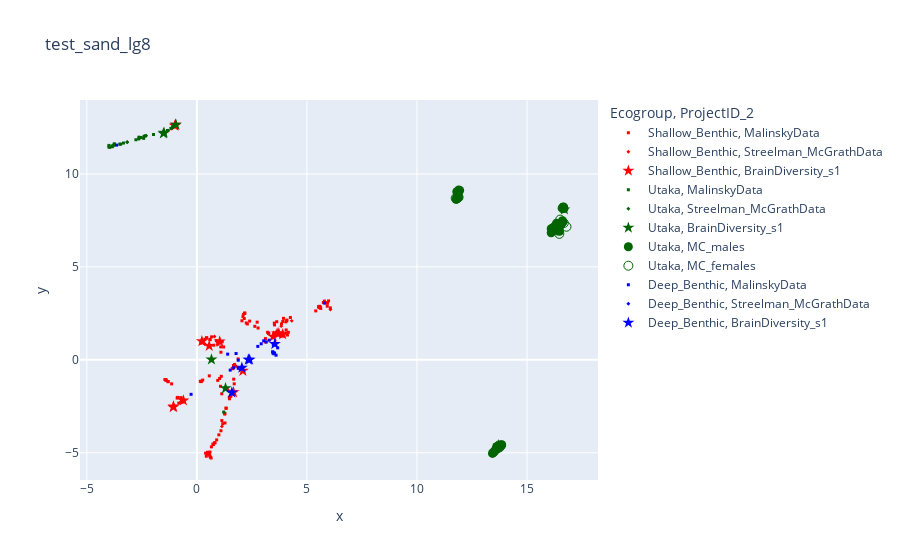

Notebook cell for this chart:
### Code cell
# code to generate and merge the sampledatabase_df and the eigen_df
s_df = pd.read_csv('SampleDatabase.csv')
s_df = s_df[s_df['Platform'].isin(['ILLUMINA'])].drop_duplicates(subset='SampleID')
eigen_df = pd.read_csv('NC_036787.1_new_projection.sscore', sep='\t')
eigen_df = eigen_df.rename(columns = {'#IID':'SampleID'})
df_merged = pd.merge(eigen_df, s_df, on=['SampleID'])
eigen_df
ten_pcs = eigen_df.drop(['SampleID', 'ALLELE_CT', 'NAMED_ALLELE_DOSAGE_SUM'], axis=1)
ten_pcs_np_array = ten_pcs.to_numpy()

# code to use the 10PCs to generate 2 columns of transformed data
fit = umap.UMAP()
umap_transformed_data = fit.fit_transform(ten_pcs_np_array)

# Plotly Code
color_map = {'Mbuna': 'purple', 'AC': 'limegreen', 'Shallow_Benthic': 'red', 'Deep_Benthic': 'blue', 'Rhamphochromis': 'brown', 'Diplotaxodon': 'orange', 'Utaka': 'darkgreen', 'Riverine': 'pink'}
shape_map = {'MalinskyData': 'square', 'Streelman_McGrathData': 'diamond', 'BrainDiversity_s1': 'star', 'MC_males': 'circle', 'MC_females': 'circle-open'}
fig = px.scatter(df_merged, x=umap_transformed_data[:,0], y=umap_transformed_data[:,1], color='Ecogroup', symbol='ProjectID_2', color_discrete_map=color_map, symbol_map=shape_map, title='test_sand_lg8', hover_data=['SampleID', 'Ecogroup', 'Organism', 'ProjectID_2'])
larger_size = 9
smaller_size = 3
fig.update_traces(marker=dict(size=smaller_size), selector=dict(marker_symbol='square'))
fig.update_traces(marker=dict(size=smaller_size), selector=dict(marker_symbol='diamond'))
fig.update_traces(marker=dict(size=larger_size), selector=dict(marker_symbol='circle'))
fig.update_traces(marker=dict(size=larger_size), selector=dict(marker_symbol='circle-open'))
fig.update_traces(marker=dict(size=larger_size), selector=dict(marker_symbol='star'))

fig.write_html('test_umap_plotlyPCA.html')

# fig.show()

### Figure 1 — Plotly figure (JSON) as saved in the notebook; plotly's stock layout.template omitted (floating-point values rounded to 4 significant figures; data arrays with more than 128 entries replaced by an {"elided": "..."} marker saying what was removed)
{"data": [{"customdata": {"elided": "131x4 str values"}, "hovertemplate": "Ecogroup=%{customdata[1]}<br>ProjectID_2=%{customdata[3]}<br>x=%{x}<br>y=%{y}<br>SampleID=%{customdata[0]}<br>Organism=%{customdata[2]}<extra></extra>", "legendgroup": "Shallow_Benthic, MalinskyData", "marker": {"color": "red", "size": 3, "symbol": "square"}, "mode": "markers", "name": "Shallow_Benthic, MalinskyData", "orientation": "v", "showlegend": true, "type": "scatter", "x": {"elided": "131 float values"}, "xaxis": "x", "y": {"elided": "131 float values"}, "yaxis": "y"}, {"customdata": [["SAMN06685763", "Shallow_Benthic", "Mylochromis sphaerodon", "Streelman_McGrathData"], ["SAMN06701600", "Shallow_Benthic", "Mylochromis anaphyrmus", "Streelman_McGrathData"], ["SAMN06685754", "Shallow_Benthic", "Nyassachromis sp. 'otter'", "Streelman_McGrathData"], ["SAMN06685752", "Shallow_Benthic", "Tramitichromis sp. 'chembe'", "Streelman_McGrathData"], ["SAMN06685766", "Shallow_Benthic", "Mylochromis lateristriga", "Streelman_McGrathData"], ["SAMN06685765", "Shallow_Benthic", "Dimidiochromis kiwinge", "Streelman_McGrathData"], ["SAMN06685764", "Shallow_Benthic", "Nimbochromis polystigma", "Streelman_McGrathData"], ["SAMN06685762", "Shallow_Benthic", "Dimidiochromis compressiceps", "Streelman_McGrathData"], ["SAMN06685761", "Shallow_Benthic", "Aulonocara baenschi", "Streelman_McGrathData"], ["SAMN06685760", "Shallow_Benthic", "Fossorochromis rostratus", "Streelman_McGrathData"], ["SAMN06685758", "Shallow_Benthic", "Tramitichromis intermedius", "Streelman_McGrathData"], ["SAMN06685756", "Shallow_Benthic", "Trematocranus placodon", "Streelman_McGrathData"], ["SAMN06685753", "Shallow_Benthic", "Taeniolethrinops furcicauda", "Streelman_McGrathData"], ["SAMN06685749", "Shallow_Benthic", "Ctenopharynx nitidus", "Streelman_McGrathData"]], "hovertemplate": "Ecogroup=%{customdata[1]}<br>ProjectID_2=%{customdata[3]}<br>x=%{x}<br>y=%{y}<br>SampleID=%{customdata[0]}<br>Organism=%{customdata[2]}<extra></extra>", "legendgroup": "Shallow_Benthic, Streelman_McGrathData", "marker": {"color": "red", "size": 3, "symbol": "diamond"}, "mode": "markers", "name": "Shallow_Benthic, Streelman_McGrathData", "orientation": "v", "showlegend": true, "type": "scatter", "x": [0.8005, 0.9457, 16.57, 3.834, 2.155, 1.138, 0.3681, 0.5808, 2.113, 1.405, -0.7296, 4.31, 6.069, -1.293], "xaxis": "x", "y": [1.256, 0.8248, 8.075, 1.812, 2.481, -3.58, 0.8471, -5.126, 2.462, -1.611, -2.259, 2.099, 2.713, 12.33], "yaxis": "y"}, {"customdata": [["LA_3006_m", "Shallow_Benthic", "Lethrinops cf. albus", "BrainDiversity_s1"], ["LI_3003_m", "Shallow_Benthic", "Lethrinops sp. green face Manda (Lethrinops furcifer \"Manda\")", "BrainDiversity_s1"], ["LM_4006_m", "Shallow_Benthic", "Lethrinops sp. green Itungi (Lethrinops furcifer \"Itungi\")", "BrainDiversity_s1"], ["NL_1101_f", "Shallow_Benthic", "Nimbochromis livingstoni", "BrainDiversity_s1"], ["NP_2002_f", "Shallow_Benthic", "Nimbochromis polystigma", "BrainDiversity_s1"], ["PF_1001_m", "Shallow_Benthic", "Protomelas fenestratus", "BrainDiversity_s1"], ["PT_2003_m", "Shallow_Benthic", "Protomelas taeniolatus", "BrainDiversity_s1"], ["SM_3006_m", "Shallow_Benthic", "Stigmatochromis modestus", "BrainDiversity_s1"], ["AG-3006-f", "Shallow_Benthic", "Aulonocara gertrudae", "BrainDiversity_s1"], ["LA-2203-f", "Shallow_Benthic", "Lethrinops albus", "BrainDiversity_s1"], ["NP-4005-m", "Shallow_Benthic", "Nibochromis polystigma", "BrainDiversity_s1"], ["OC-001-m", "Shallow_Benthic", "Nyassachromis prostoma", "BrainDiversity_s1"], ["OC-002-f", "Shallow_Benthic", "Nyassachromis prostoma", "BrainDiversity_s1"], ["PT-5010-f", "Shallow_Benthic", "Protomelas taeniolatus", "BrainDiversity_s1"]], "hovertemplate": "Ecogroup=%{customdata[1]}<br>ProjectID_2=%{customdata[3]}<br>x=%{x}<br>y=%{y}<br>SampleID=%{customdata[0]}<br>Organism=%{customdata[2]}<extra></extra>", "legendgroup": "Shallow_Benthic, BrainDiversity_s1", "marker": {"color": "red", "size": 9, "symbol": "star"}, "mode": "markers", "name": "Shallow_Benthic, BrainDiversity_s1", "orientation": "v", "showlegend": true, "type": "scatter", "x": [3.468, 3.646, 3.9, 0.2276, 1.039, -1.061, -1.073, 1.666, 2.091, 3.724, 0.5609, -0.9726, -1.001, -0.6109], "xaxis": "x", "y": [1.252, 1.422, 1.376, 1.002, 0.9847, -2.504, -2.547, -1.745, -0.5898, 1.425, 0.7491, 12.64, 12.59, -2.182], "yaxis": "y"}, {"customdata": [["SAMEA4051559", "Utaka", "Copadichromis virginalis", "MalinskyData"], ["SAMEA4032130", "Utaka", "Copadichromis virginalis", "MalinskyData"], ["SAMEA4032131", "Utaka", "Copadichromis virginalis", "MalinskyData"], ["SAMEA4033324", "Utaka", "Copadichromis virginalis", "MalinskyData"], ["SAMEA4032132", "Utaka", "Copadichromis virginalis", "MalinskyData"], ["SAMEA4033325", "Utaka", "Copadichromis virginalis", "MalinskyData"], ["SAMEA4033326", "Utaka", "Copadichromis virginalis", "MalinskyData"], ["SAMEA4032134", "Utaka", "Copadichromis virginalis", "MalinskyData"], ["SAMEA4032046", "Utaka", "Copadichromis virginalis", "MalinskyData"], ["SAMEA4033260", "Utaka", "Copadichromis virginalis", "MalinskyData"], ["SAMEA4032047", "Utaka", "Copadichromis virginalis", "MalinskyData"], ["SAMEA4033261", "Utaka", "Copadichromis virginalis", "MalinskyData"], ["SAMEA4032048", "Utaka", "Copadichromis virginalis", "MalinskyData"], ["SAMEA4033262", "Utaka", "Copadichromis virginalis", "MalinskyData"], ["SAMEA4032049", "Utaka", "Copadichromis virginalis", "MalinskyData"], ["SAMEA4033263", "Utaka", "Copadichromis virginalis", "MalinskyData"], ["SAMEA4032050", "Utaka", "Copadichromis virginalis", "MalinskyData"], ["SAMEA4033323", "Utaka", "Copadichromis virginalis", "MalinskyData"], ["SAMEA6147773", "Utaka", "Copadichromis likomae", "MalinskyData"], ["SAMEA1904324", "Utaka", "Copadichromis quadrimaculatus", "MalinskyData"], ["SAMEA1904329", "Utaka", "Copadichromis virginalis", "MalinskyData"], ["SAMEA1877497", "Utaka", "Copadichromis mloto", "MalinskyData"], ["SAMEA2661224", "Utaka", "Copadichromis virginalis", "MalinskyData"], ["SAMEA2661226", "Utaka", "Copadichromis virginalis", "MalinskyData"], ["SAMEA2661223", "Utaka", "Copadichromis virginalis", "MalinskyData"], ["SAMEA2661225", "Utaka", "Copadichromis virginalis", "MalinskyData"], ["SAMEA2661283", "Utaka", "Copadichromis virginalis (Lake Malombe dwarf)", "MalinskyData"], ["SAMEA2661285", "Utaka", "Copadichromis virginalis (Lake Malombe dwarf)", "MalinskyData"], ["SAMEA2661222", "Utaka", "Copadichromis trimaculatus", "MalinskyData"], ["SAMEA2661254", "Utaka", "Copadichromis borleyi", "MalinskyData"]], "hovertemplate": "Ecogroup=%{customdata[1]}<br>ProjectID_2=%{customdata[3]}<br>x=%{x}<br>y=%{y}<br>SampleID=%{customdata[0]}<br>Organism=%{customdata[2]}<extra></extra>", "legendgroup": "Utaka, MalinskyData", "marker": {"color": "darkgreen", "size": 3, "symbol": "square"}, "mode": "markers", "name": "Utaka, MalinskyData", "orientation": "v", "showlegend": true, "type": "scatter", "x": [-2.77, -2.535, -2.345, -2.633, -3.843, -1.044, -3.805, -3.506, -3.961, -0.9837, -2.585, -1.453, -2.4, -2.644, -3.75, -3.46, -1.09, -1.182, -1.052, -1.333, -3.335, 1.22, -3.751, -3.854, -3.775, -2.607, -3.997, -3.995, -2.417, -1.969], "xaxis": "x", "y": [11.84, 11.96, 12.05, 11.98, 11.46, 12.58, 11.53, 11.6, 11.43, 12.63, 11.95, 12.17, 12.02, 11.89, 11.58, 11.6, 12.53, 12.45, 12.57, 12.34, 11.66, -2.808, 11.62, 11.5, 11.55, 11.95, 11.54, 11.44, 11.91, 12.12], "yaxis": "y"}, {"customdata": [["SAMN06685750", "Utaka", "Copadichromis likomae", "Streelman_McGrathData"], ["SAMN06685757", "Utaka", "Copadichromis virginalis", "Streelman_McGrathData"], ["SAMN06685751", "Utaka", "Copadichromis mloto", "Streelman_McGrathData"], ["SAMN06685712", "Utaka", "Mchenga conophoros", "Streelman_McGrathData"], ["CV_1_m", "Utaka", "Copadichromis virginalis", "Streelman_McGrathData"], ["CV_2_f", "Utaka", "Copadichromis virginalis", "Streelman_McGrathData"], ["MC_1_m", "Utaka", "Mchenga conophoros", "Streelman_McGrathData"], ["MC_2_f", "Utaka", "Mchenga conophoros", "Streelman_McGrathData"]], "hovertemplate": "Ecogroup=%{customdata[1]}<br>ProjectID_2=%{customdata[3]}<br>x=%{x}<br>y=%{y}<br>SampleID=%{customdata[0]}<br>Organism=%{customdata[2]}<extra></extra>", "legendgroup": "Utaka, Streelman_McGrathData", "marker": {"color": "darkgreen", "size": 3, "symbol": "diamond"}, "mode": "markers", "name": "Utaka, Streelman_McGrathData", "orientation": "v", "showlegend": true, "type": "scatter", "x": [-1.115, -3.167, -1.333, 13.68, -3.166, -2.305, 16.71, 13.85], "xaxis": "x", "y": [12.51, 11.72, 12.33, -4.576, 11.7, 12.05, 7.538, -4.747], "yaxis": "y"}, {"customdata": [["CJ_2204_m", "Utaka", "Copadichromis jacksoni", "BrainDiversity_s1"], ["CK_1003_p", "Utaka", "Copadichromis sp. \"Kawanga\" (Makonde)", "BrainDiversity_s1"], ["CK-1101-f", "Utaka", "Copadichromis kawanga", "BrainDiversity_s1"], ["CV-006-m", "Utaka", "Copadichromis virginalis", "BrainDiversity_s1"], ["CV-007-f", "Utaka", "Copadichromis virginalis", "BrainDiversity_s1"], ["MC-008-m", "Utaka", "Mchenga conophoros", "BrainDiversity_s1"], ["MC-009-f", "Utaka", "Mchenga conophoros", "BrainDiversity_s1"]], "hovertemplate": "Ecogroup=%{customdata[1]}<br>ProjectID_2=%{customdata[3]}<br>x=%{x}<br>y=%{y}<br>SampleID=%{customdata[0]}<br>Organism=%{customdata[2]}<extra></extra>", "legendgroup": "Utaka, BrainDiversity_s1", "marker": {"color": "darkgreen", "size": 9, "symbol": "star"}, "mode": "markers", "name": "Utaka, BrainDiversity_s1", "orientation": "v", "showlegend": true, "type": "scatter", "x": [-0.9538, 0.6632, 1.302, -1.493, -1.521, 13.71, 16.7], "xaxis": "x", "y": [12.65, 0.01966, -1.53, 12.22, 12.18, -4.601, 8.096], "yaxis": "y"}, {"customdata": {"elided": "38x4 str values"}, "hovertemplate": "Ecogroup=%{customdata[1]}<br>ProjectID_2=%{customdata[3]}<br>x=%{x}<br>y=%{y}<br>SampleID=%{customdata[0]}<br>Organism=%{customdata[2]}<extra></extra>", "legendgroup": "Utaka, MC_males", "marker": {"color": "darkgreen", "size": 9, "symbol": "circle"}, "mode": "markers", "name": "Utaka, MC_males", "orientation": "v", "showlegend": true, "type": "scatter", "x": [11.84, 13.85, 11.8, 16.63, 11.87, 16.33, 13.62, 16.28, 16.48, 11.94, 11.89, 11.82, 11.85, 11.81, 16.1, 11.9, 16.68, 16.61, 13.85, 13.52, 16.34, 16.63, 13.72, 16.1, 13.62, 16.66, 16.64, 13.43, 13.79, 13.47, 13.63, 16.66, 16.51, 13.53, 11.78, 16.54, 16.21, 16.45], "xaxis": "x", "y": [8.694, -4.581, 8.643, 7.426, 8.732, 7.036, -4.67, 7.013, 6.918, 9.109, 9.069, 8.783, 9.054, 9.049, 7.051, 9.135, 8.138, 7.481, -4.563, -4.916, 7.355, 7.413, -4.617, 6.831, -4.759, 8.194, 8.212, -5.032, -4.668, -4.984, -4.796, 8.226, 7.234, -4.903, 8.641, 7.259, 7.124, 7.137], "yaxis": "y"}, {"customdata": [["MC-1G2G-f", "Utaka", "Mchenga conophoros", "MC_females"], ["MC-1O7O-f", "Utaka", "Mchenga conophoros", "MC_females"], ["MC-1R6R-f", "Utaka", "Mchenga conophoros", "MC_females"], ["MC-002-f", "Utaka", "Mchenga conophoros", "MC_females"], ["MC-2B4B-f", "Utaka", "Mchenga conophoros", "MC_females"], ["MC-2G8G-f", "Utaka", "Mchenga conophoros", "MC_females"], ["MC-2P4P-f", "Utaka", "Mchenga conophoros", "MC_females"], ["MC-3P6P-f", "Utaka", "Mchenga conophoros", "MC_females"], ["MC-3R6R-f", "Utaka", "Mchenga conophoros", "MC_females"], ["MC-4O5O-f", "Utaka", "Mchenga conophoros", "MC_females"], ["MC-5B6B-f", "Utaka", "Mchenga conophoros", "MC_females"], ["MC-5G11G-f", "Utaka", "Mchenga conophoros", "MC_females"], ["MC-006-f", "Utaka", "Mchenga conophoros", "MC_females"], ["MC-007-f", "Utaka", "Mchenga conophoros", "MC_females"]], "hovertemplate": "Ecogroup=%{customdata[1]}<br>ProjectID_2=%{customdata[3]}<br>x=%{x}<br>y=%{y}<br>SampleID=%{customdata[0]}<br>Organism=%{customdata[2]}<extra></extra>", "legendgroup": "Utaka, MC_females", "marker": {"color": "darkgreen", "size": 9, "symbol": "circle-open"}, "mode": "markers", "name": "Utaka, MC_females", "orientation": "v", "showlegend": true, "type": "scatter", "x": [16.51, 11.89, 16.47, 16.63, 13.72, 16.79, 11.88, 13.74, 16.37, 16.62, 11.76, 16.25, 16.41, 16.67], "xaxis": "x", "y": [7.544, 8.741, 6.778, 8.175, -4.606, 7.161, 8.78, -4.715, 6.965, 8.153, 8.699, 7.153, 7.108, 7.358], "yaxis": "y"}, {"customdata": [["SAMEA4051560", "Deep_Benthic", "Lethrinops gossei", "MalinskyData"], ["SAMEA4033314", "Deep_Benthic", "Lethrinops longipinnis", "MalinskyData"], ["SAMEA4033315", "Deep_Benthic", "Lethrinops longipinnis", "MalinskyData"], ["SAMEA4032124", "Deep_Benthic", "Sciaenochromis benthicola", "MalinskyData"], ["SAMEA4033317", "Deep_Benthic", "Sciaenochromis benthicola", "MalinskyData"], ["SAMEA4033327", "Deep_Benthic", "Lethrinops gossei", "MalinskyData"], ["SAMEA4033328", "Deep_Benthic", "Lethrinops gossei", "MalinskyData"], ["SAMEA1904322", "Deep_Benthic", "Lethrinops longimanus 'redhead'", "MalinskyData"], ["SAMEA1904330", "Deep_Benthic", "Lethrinops sp. oliveri", "MalinskyData"], ["SAMEA1904331", "Deep_Benthic", "Alticorpus geoffreyi", "MalinskyData"], ["SAMEA1920098", "Deep_Benthic", "Aulonocara stuartgranti", "MalinskyData"], ["SAMEA1920096", "Deep_Benthic", "Aulonocara stuartgranti", "MalinskyData"], ["SAMEA1920097", "Deep_Benthic", "Aulonocara stuartgranti", "MalinskyData"], ["SAMEA1877429", "Deep_Benthic", "Alticorpus macrocleithrum", "MalinskyData"], ["SAMEA1877489", "Deep_Benthic", "Aulonocara stuartgranti maisoni", "MalinskyData"], ["SAMEA1877440", "Deep_Benthic", "Aulonocara steveni", "MalinskyData"], ["SAMEA1877484", "Deep_Benthic", "Lethrinops gossei", "MalinskyData"], ["SAMEA2661247", "Deep_Benthic", "Aulonocara gold", "MalinskyData"], ["SAMEA2661248", "Deep_Benthic", "Aulonocara blue chilumba", "MalinskyData"], ["SAMEA2661256", "Deep_Benthic", "Aulonocara minutus", "MalinskyData"], ["SAMEA2661292", "Deep_Benthic", "Aulonocara stuartgranti", "MalinskyData"], ["SAMEA2661294", "Deep_Benthic", "Aulonocara stuartgranti", "MalinskyData"], ["SAMEA1904837", "Deep_Benthic", "Aulonocara stuartgranti", "MalinskyData"]], "hovertemplate": "Ecogroup=%{customdata[1]}<br>ProjectID_2=%{customdata[3]}<br>x=%{x}<br>y=%{y}<br>SampleID=%{customdata[0]}<br>Organism=%{customdata[2]}<extra></extra>", "legendgroup": "Deep_Benthic, MalinskyData", "marker": {"color": "blue", "size": 3, "symbol": "square"}, "mode": "markers", "name": "Deep_Benthic, MalinskyData", "orientation": "v", "showlegend": true, "type": "scatter", "x": [2.769, 5.792, 3.673, -3.647, 1.399, -0.2634, 2.924, 3.037, 3.154, 1.781, 3.598, 3.461, 3.53, 1.879, 3.282, 3.506, 3.475, 1.517, 1.879, 1.674, 3.465, 3.442, 3.52], "xaxis": "x", "y": [0.7239, 3.055, 0.6467, 11.55, 0.3077, -1.853, 0.8654, 1.024, 0.9582, 0.3396, 0.2506, 0.3571, 0.3536, -0.4552, 1.056, 0.3257, 0.8166, -0.5508, -0.01975, -0.4256, 0.4055, 0.4352, 0.3637], "yaxis": "y"}, {"customdata": [["YH_1_m", "Deep_Benthic", "Aulonocara Nkhata \"yellow head\" chitande", "Streelman_McGrathData"]], "hovertemplate": "Ecogroup=%{customdata[1]}<br>ProjectID_2=%{customdata[3]}<br>x=%{x}<br>y=%{y}<br>SampleID=%{customdata[0]}<br>Organism=%{customdata[2]}<extra></extra>", "legendgroup": "Deep_Benthic, Streelman_McGrathData", "marker": {"color": "blue", "size": 3, "symbol": "diamond"}, "mode": "markers", "name": "Deep_Benthic, Streelman_McGrathData", "orientation": "v", "showlegend": true, "type": "scatter", "x": [2.428], "xaxis": "x", "y": [0.05634], "yaxis": "y"}, {"customdata": [["AG_2203_m", "Deep_Benthic", "Aulonocara gertrudae", "BrainDiversity_s1"], ["SF_2002_m", "Deep_Benthic", "Sciaenochromis fryeri", "BrainDiversity_s1"], ["YH_002_m_", "Deep_Benthic", "Aulonocara Nkhata \"yellow head\" chitande", "BrainDiversity_s1"], ["YH_007_f", "Deep_Benthic", "Aulonocara \"Nhkata Yellow Head\"", "BrainDiversity_s1"], ["YH_008_m", "Deep_Benthic", "Aulonocara \"Nhkata Yellow Head\"", "BrainDiversity_s1"]], "hovertemplate": "Ecogroup=%{customdata[1]}<br>ProjectID_2=%{customdata[3]}<br>x=%{x}<br>y=%{y}<br>SampleID=%{customdata[0]}<br>Organism=%{customdata[2]}<extra></extra>", "legendgroup": "Deep_Benthic, BrainDiversity_s1", "marker": {"color": "blue", "size": 9, "symbol": "star"}, "mode": "markers", "name": "Deep_Benthic, BrainDiversity_s1", "orientation": "v", "showlegend": true, "type": "scatter", "x": [2.045, 1.589, 3.543, 2.338, 2.396], "xaxis": "x", "y": [-0.4248, -1.757, 0.8538, 0.01446, 0.00951], "yaxis": "y"}], "layout": {"legend": {"title": {"text": "Ecogroup, ProjectID_2"}, "tracegroupgap": 0}, "title": {"text": "test_sand_lg8"}, "xaxis": {"anchor": "y", "domain": [0, 1], "title": {"text": "x"}}, "yaxis": {"anchor": "x", "domain": [0, 1], "title": {"text": "y"}}}}
